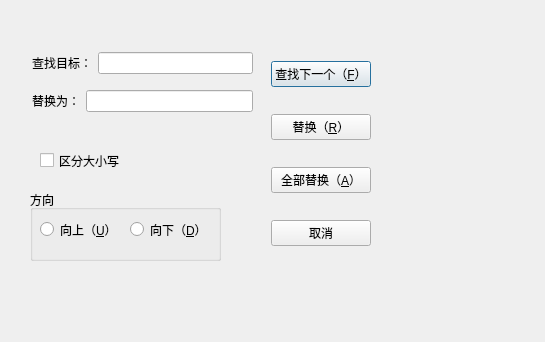
<?xml version="1.0" encoding="UTF-8"?>
<ui version="4.0">
 <class>ReplaceDialog</class>
 <widget class="QDialog" name="ReplaceDialog">
  <property name="geometry">
   <rect>
    <x>0</x>
    <y>0</y>
    <width>545</width>
    <height>342</height>
   </rect>
  </property>
  <property name="windowTitle">
   <string>替换</string>
  </property>
  <widget class="QGroupBox" name="groupBox">
   <property name="geometry">
    <rect>
     <x>30</x>
     <y>190</y>
     <width>191</width>
     <height>71</height>
    </rect>
   </property>
   <property name="title">
    <string>方向</string>
   </property>
   <widget class="QRadioButton" name="rdUp">
    <property name="geometry">
     <rect>
      <x>10</x>
      <y>30</y>
      <width>95</width>
      <height>19</height>
     </rect>
    </property>
    <property name="text">
     <string>向上（&amp;U）</string>
    </property>
   </widget>
   <widget class="QRadioButton" name="rdDown">
    <property name="geometry">
     <rect>
      <x>100</x>
      <y>30</y>
      <width>95</width>
      <height>19</height>
     </rect>
    </property>
    <property name="text">
     <string>向下（&amp;D）</string>
    </property>
   </widget>
  </widget>
  <widget class="QCheckBox" name="checkBox">
   <property name="geometry">
    <rect>
     <x>40</x>
     <y>150</y>
     <width>91</width>
     <height>21</height>
    </rect>
   </property>
   <property name="text">
    <string>区分大小写</string>
   </property>
  </widget>
  <widget class="QWidget" name="">
   <property name="geometry">
    <rect>
     <x>32</x>
     <y>42</y>
     <width>221</width>
     <height>80</height>
    </rect>
   </property>
   <layout class="QVBoxLayout" name="verticalLayout_2">
    <item>
     <layout class="QHBoxLayout" name="horizontalLayout">
      <item>
       <widget class="QLabel" name="label">
        <property name="text">
         <string>查找目标：</string>
        </property>
       </widget>
      </item>
      <item>
       <widget class="QLineEdit" name="lineEdit"/>
      </item>
     </layout>
    </item>
    <item>
     <layout class="QHBoxLayout" name="horizontalLayout_2">
      <item>
       <widget class="QLabel" name="label_2">
        <property name="text">
         <string>替换为：</string>
        </property>
       </widget>
      </item>
      <item>
       <widget class="QLineEdit" name="lineEdit_2"/>
      </item>
     </layout>
    </item>
   </layout>
  </widget>
  <widget class="QWidget" name="">
   <property name="geometry">
    <rect>
     <x>271</x>
     <y>40</y>
     <width>100</width>
     <height>231</height>
    </rect>
   </property>
   <layout class="QVBoxLayout" name="verticalLayout">
    <item>
     <widget class="QPushButton" name="btnFindNext">
      <property name="text">
       <string>查找下一个（&amp;F）</string>
      </property>
     </widget>
    </item>
    <item>
     <widget class="QPushButton" name="btnReplace">
      <property name="text">
       <string>替换（&amp;R）</string>
      </property>
     </widget>
    </item>
    <item>
     <widget class="QPushButton" name="btnFindNext_4">
      <property name="text">
       <string>全部替换（&amp;A）</string>
      </property>
     </widget>
    </item>
    <item>
     <widget class="QPushButton" name="btCancel">
      <property name="text">
       <string>取消</string>
      </property>
     </widget>
    </item>
   </layout>
  </widget>
 </widget>
 <resources/>
 <connections/>
</ui>
